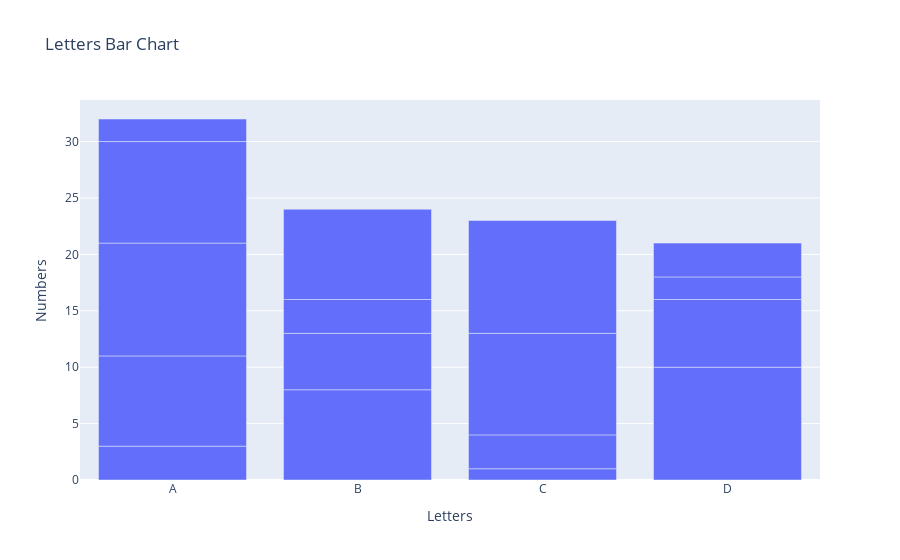

Here is the notebook cell this chart was saved with:
### Code cell
fig = px.bar(df, x='Letters', y='Numbers',title="Letters Bar Chart")
fig.show()

### Figure 1 — Plotly figure (JSON) as saved in the notebook; plotly's stock layout.template omitted (floating-point values rounded to 4 significant figures)
{"data": [{"alignmentgroup": "True", "hovertemplate": "Letters=%{x}<br>Numbers=%{y}<extra></extra>", "legendgroup": "", "marker": {"color": "#636efa"}, "name": "", "offsetgroup": "", "orientation": "v", "showlegend": false, "textposition": "auto", "type": "bar", "x": ["A", "B", "C", "D", "B", "C", "D", "A", "A", "B", "C", "D", "B", "C", "D", "A", "A", "B", "C", "D"], "xaxis": "x", "y": [3, 8, 1, 10, 5, 3, 6, 8, 10, 3, 9, 2, 8, 10, 3, 9, 2, null, null, null], "yaxis": "y"}], "layout": {"barmode": "relative", "legend": {"tracegroupgap": 0}, "title": {"text": "Letters Bar Chart"}, "xaxis": {"anchor": "y", "domain": [0, 1], "title": {"text": "Letters"}}, "yaxis": {"anchor": "x", "domain": [0, 1], "title": {"text": "Numbers"}}}}
